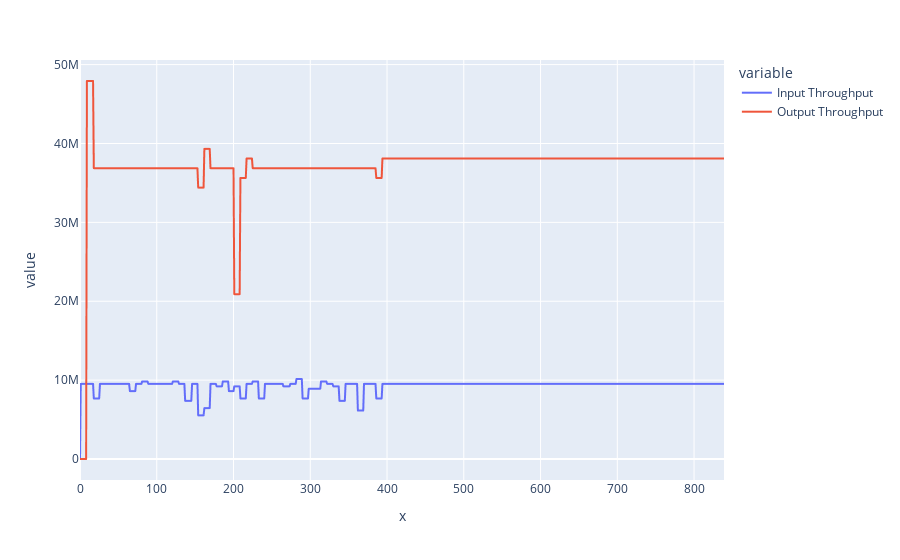

Notebook cell for this chart:
### Code cell
# use plotly to create a line chart that has each "Throughput" column as a line, and the x-axis is the length of the index
fig = px.line(df, x=range(len(df)), y=['Input Throughput', 'Output Throughput'])

fig.show()

### Figure 1 — Plotly figure (JSON) as saved in the notebook; plotly's stock layout.template omitted (floating-point values rounded to 4 significant figures; data arrays with more than 128 entries replaced by an {"elided": "..."} marker saying what was removed)
{"data": [{"hovertemplate": "variable=Input Throughput<br>x=%{x}<br>value=%{y}<extra></extra>", "legendgroup": "Input Throughput", "line": {"color": "#636efa", "dash": "solid"}, "marker": {"symbol": "circle"}, "mode": "lines", "name": "Input Throughput", "showlegend": true, "type": "scattergl", "x": {"elided": "840 int values"}, "xaxis": "x", "y": {"elided": "840 int values"}, "yaxis": "y"}, {"hovertemplate": "variable=Output Throughput<br>x=%{x}<br>value=%{y}<extra></extra>", "legendgroup": "Output Throughput", "line": {"color": "#EF553B", "dash": "solid"}, "marker": {"symbol": "circle"}, "mode": "lines", "name": "Output Throughput", "showlegend": true, "type": "scattergl", "x": {"elided": "840 int values"}, "xaxis": "x", "y": {"elided": "840 int values"}, "yaxis": "y"}], "layout": {"legend": {"title": {"text": "variable"}, "tracegroupgap": 0}, "margin": {"t": 60}, "xaxis": {"anchor": "y", "domain": [0, 1], "title": {"text": "x"}}, "yaxis": {"anchor": "x", "domain": [0, 1], "title": {"text": "value"}}}}
